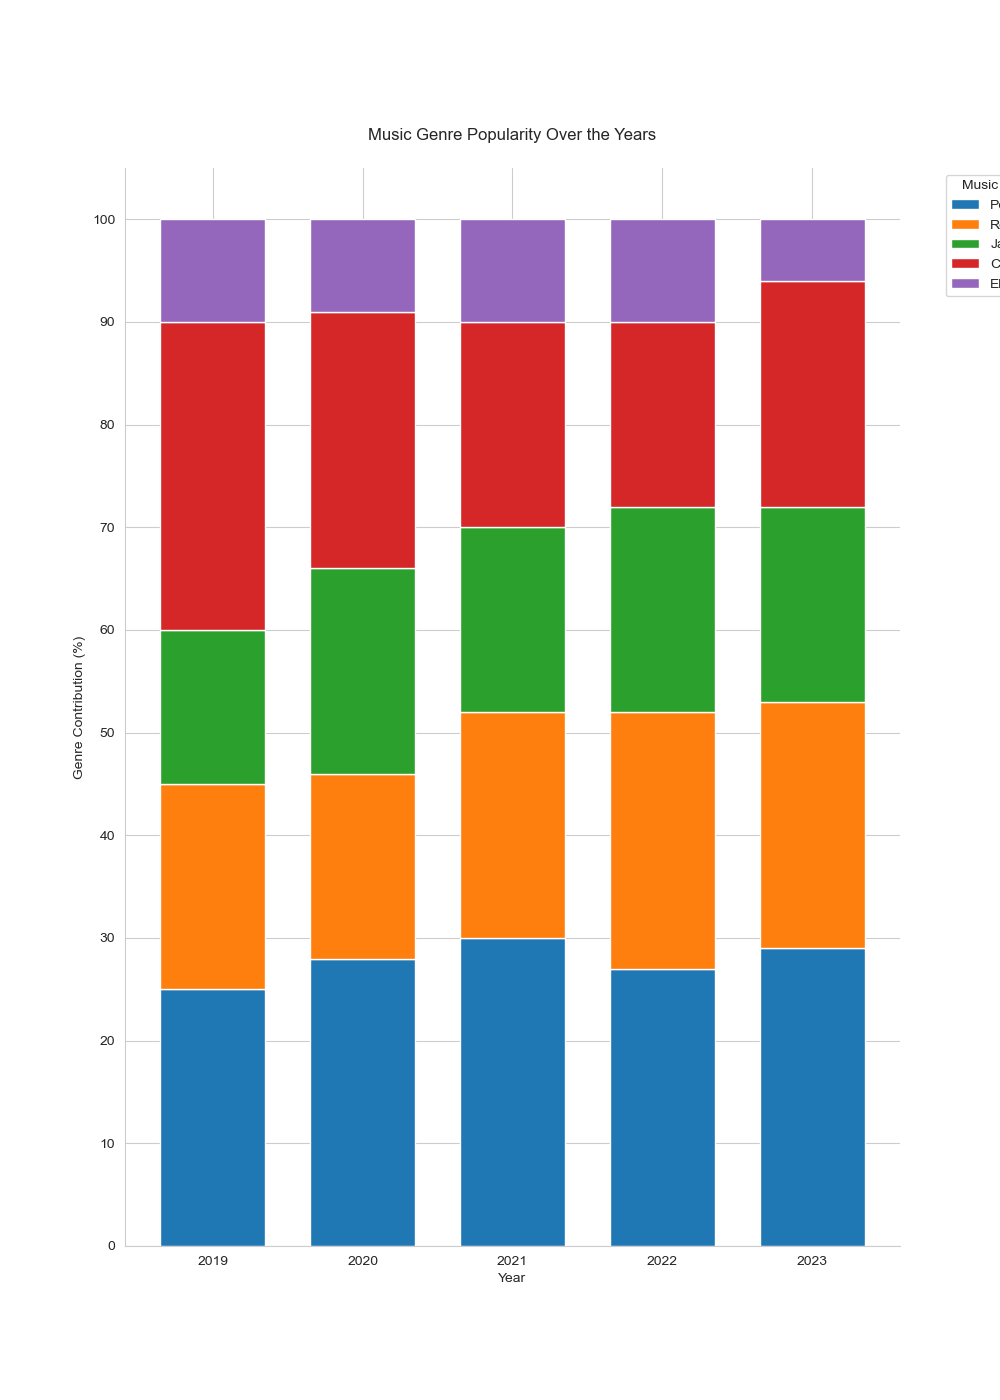

The Python source for this figure:

import pandas as pd
import matplotlib.pyplot as plt
import seaborn as sns

data = [
    {'Year': 2019, 'Pop': 25, 'Rock': 20, 'Jazz': 15, 'Classical': 30, 'Electronic': 10},
    {'Year': 2020, 'Pop': 28, 'Rock': 18, 'Jazz': 20, 'Classical': 25, 'Electronic': 9},
    {'Year': 2021, 'Pop': 30, 'Rock': 22, 'Jazz': 18, 'Classical': 20, 'Electronic': 10},
    {'Year': 2022, 'Pop': 27, 'Rock': 25, 'Jazz': 20, 'Classical': 18, 'Electronic': 10},
    {'Year': 2023, 'Pop': 29, 'Rock': 24, 'Jazz': 19, 'Classical': 22, 'Electronic': 6}
]

df = pd.DataFrame(data)
df.set_index('Year', inplace=True)
df_normalized = df.div(df.sum(axis=1), axis=0) * 100

colors = ['#1f77b4', '#ff7f0e', '#2ca02c', '#d62728', '#9467bd']

sns.set_style('whitegrid')
plt.figure(figsize=(10, 14))

bottom = None
bar_width = 0.7
for (columnName, columnData), color in zip(df_normalized.iteritems(), colors):
    plt.bar(df_normalized.index, columnData, bottom=bottom, color=color, label=columnName, edgecolor='white', width=bar_width)
    bottom = columnData if bottom is None else bottom + columnData

plt.legend(title="Music Genre", bbox_to_anchor=(1.05, 1), loc='upper left')
plt.title('Music Genre Popularity Over the Years', pad=20)
plt.xlabel('Year')
plt.ylabel('Genre Contribution (%)')
plt.yticks(range(0, 101, 10))
plt.xticks(df_normalized.index)
sns.despine()

plt.show()
